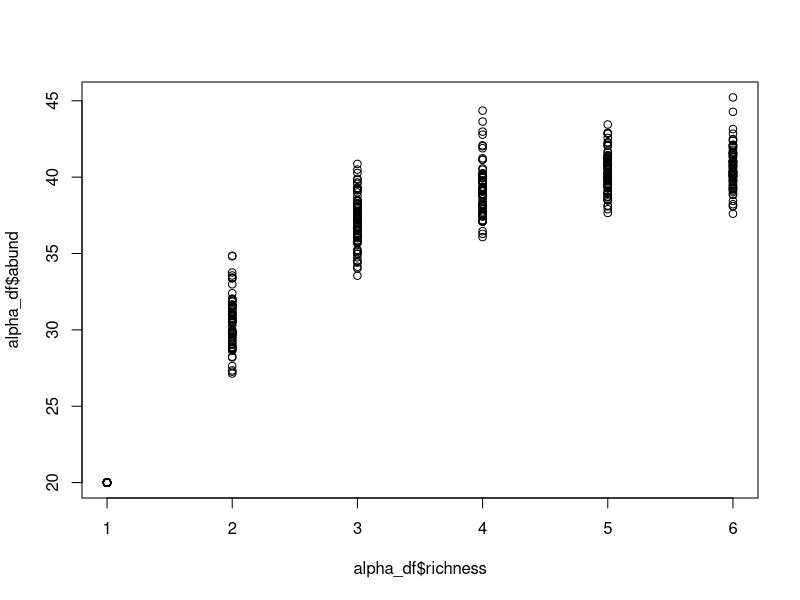

The R script that drew this image: (Note: this script raises an error after producing the figure.)
#Description-----------------------------------------
#Script to build sets of 5 patch metacommunities
#  29 Apr 2025
#RCS

# Load packages---------------------------------
library(vegan)
# Parameters------------------------------------
repo <- "D:/gitrepos/MetaDisease"
graphs <- paste(repo,"/Graphs",sep="")
#setting up meta-community parameters
set.seed(1234)
num_patches <- 5 #number of patches in metacommunity
num_spp <- 6 #number of POSSIBLE spp in metacommunity

N <- 100 #number of metacommunity simulations to run

meta_comm1 <- data.frame(matrix(NA, nrow = num_patches, ncol = num_spp))
S <- c(0.83, #PREG
       0.62, #TGRAN
       0.14, #TTOR
       NA, #ABOR
       0.12, #RCAT
       0.64) #RDRAY
S[4] <- runif(n = 1, min = S[5], max = S[3])
#an array of probability values for the occurence of each spp
#what if I over thought this, and I can just assign an occupancy probability?
K <- c(20,16,15,7,4,2) #this is just an example, but k is the abundance at each rank (i think?)
max_abund <- 65 # a somewhat arbitrarily decided upon max abundance

#Building the metacommunities
meta_comm_list <- vector("list",N)
beta_list <- vector("list", N)
nestedness_list <- vector("list", N)

for(n in 1:N){
  meta_comm <- vector("list", length = num_patches)
  #data.frame(matrix(NA, nrow = num_patches, ncol = num_spp)) #create metacom
  for(c in 1:num_patches){
    alpha <- as.numeric(sample(1:6, size = 1, replace = T))
    #need to create a relationship between species richness and abundance
    a <- 10
    b <- 4
    error <- rnorm(length(alpha), mean = 0, sd = 1)
    abundance <- a*log(b*alpha)+error
    R <- alpha
    KCOM <- max_abund/(1+3*exp(-0.05*(R)))
    KS <- KCOM/abundance
    meta_comm[[c]] <- if(abundance >= KCOM){
      c(K[1:alpha]*KS,rep(0, num_spp - alpha))} else{
        c(K[1:alpha],rep(0, num_spp - alpha))
      }
  }
  meta_comm_list[[n]] <- meta_comm
}

# okay so I've made my 5 patch metacomms. Now I want to show that this still follows a saturated model
matrix(data = unlist(meta_comm_list[[1]]), nrow = num_patches, ncol = num_spp, byrow = T)
alpha_df <- data.frame(matrix(unlist(meta_comm_list), nrow = num_patches*N, ncol = num_spp, byrow = T))
alpha_df$abund <- rowSums(alpha_df[1:6])
max(alpha_df$abund)
alpha_df$richness <- rowSums(alpha_df[1:6] > 0)
plot(alpha_df$richness, alpha_df$abund) # alpha diversity is a saturated curve!
alpha_sat_plot <- ggplot(data = alpha_df, aes(x = richness, y = abund))+
  geom_point()+ 
  xlab("Species Richness")+
  ylab("Species Abundance")+
  #  ggtitle("Alpha diversity relationship with abundance")+
  theme_classic()
alpha_sat_plot


gamma_df <- data.frame(richness = rep(NA, length = N), abund = rep(NA, length = N))
for(n in 1:N){
  meta_comm <- data.frame(matrix(unlist(meta_comm_list[[n]]), nrow = num_patches, ncol = num_spp, byrow=T))
  gamma_df[n,2] <- sum(colSums(meta_comm))
  gamma_df[n,1]<- sum(colSums(meta_comm) > 0)
}
plot(gamma_df$richness, gamma_df$abund)
gamma_sat_plot <- ggplot(data = gamma_df, aes(x = richness, y = abund))+
  geom_point()+ 
  xlab("Species Richness")+
  ylab("Species Abundance")+
  #  ggtitle("Gamma diversity relationship with abundance")+
  theme_classic()
gamma_sat_plot

# save meta comm list
setwd(repo)
meta_comm_list <- meta_comm_list %>% lapply(unlist) %>% lapply(matrix,nrow = num_patches, ncol = num_spp, byrow = T) %>% lapply(data.frame)
saveRDS(meta_comm_list, "metacomm_5Patch.RDS")
